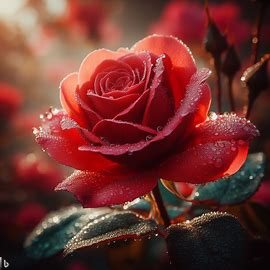
#> input picture images/roseflower.jpeg, 270 x 270 px, found by its file name; its folder holds only this picture in this run
$ jupyter execute 01_EDA.ipynb
#> lines starting #> are read from the running program, lines starting #| are printed output that depends on the picture
# 01 — Exploring Image Data (EDA)

**Seminar Nhận diện mẫu · Chapter 4 — Exploring Image Data**
**Notebook:** `notebooks/01_EDA.ipynb` · **Phạm vi:** Trực quan hóa và phân tích một ảnh mẫu

**Mục tiêu:** Hiểu cách ảnh được biểu diễn bằng các giá trị số, quan sát RGB/grayscale, tách ba kênh màu và dùng histogram để nhận xét về phân bố pixel.

| Phần | Nội dung | Kết quả |
|---|---|---|
| 01 | Introduction to Image EDA | Mục đích và giới hạn |
| 02 | Load & Visualize RGB Image | Thí nghiệm 1 |
| 03 | Grayscale Conversion | Thí nghiệm 2 |
| 04 | RGB Channel Visualization | Thí nghiệm 3 |
| 05 | Image Histogram Analysis | Thí nghiệm 4–5 |
| 06 | EDA Insights & Conclusions | Nhận xét và kết luận |

<br>

> **Nguồn:** Vijaya Kumar Suda (2024), *Data Labeling in Machine Learning with Python*, Chapter 4, trang PDF 2–13, các Hình 4.1–4.5. Tham khảo code tác giả: [PacktPublishing/Ch04](https://github.com/PacktPublishing/Data-Labeling-in-Machine-Learning-with-Python/tree/main/code/Ch04).
> Nội dung notebook này **không bao gồm** segmentation/HOG, resize/normalization/augmentation.

## 01. Introduction to Image EDA

**EDA (Exploratory Data Analysis)** là quá trình tìm hiểu dữ liệu trước khi đưa vào mô hình.

Với ảnh, EDA thường trả lời:
- Kích thước ảnh, số kênh màu và kiểu dữ liệu là gì?
- Giá trị màu và độ sáng phân bố ra sao?
- Có dấu hiệu bất thường cần kiểm tra không?
- Nên giữ RGB hay chuyển grayscale cho bài toán cụ thể?

**Giới hạn của notebook:** Chúng ta chỉ khảo sát **một ảnh hoa hồng**. Không thể dùng một ảnh để kết luận về mất cân bằng lớp, ảnh ngoại lệ hay chất lượng của *toàn bộ tập dữ liệu*.

**Quy trình:** Đọc ảnh → Kiểm tra cấu trúc → Trực quan hóa → Phân tích histogram → Rút ra nhận xét.

[cell 1]
from pathlib import Path
import numpy as np
import matplotlib.pyplot as plt
from PIL import Image

# Notebook có thể được chạy từ thư mục gốc hoặc từ notebooks/.
# Tìm gốc repo theo vị trí ảnh mẫu đã được chia sẻ.
project_root = next(
    (folder for folder in [Path.cwd().resolve(), *Path.cwd().resolve().parents]
     if (folder / 'images' / 'roseflower.jpeg').is_file()
     and (folder / 'notebooks').is_dir()),
    None
)
if project_root is None:
    raise FileNotFoundError(
        'Không tìm thấy gốc dự án. Hãy mở toàn bộ thư mục PR_Seminar_Chapter04 '
        'bằng VS Code và giữ ảnh images/roseflower.jpeg.'
    )

image_path = project_root / 'images' / 'roseflower.jpeg'
OUTPUT_DIR = project_root / 'outputs' / 'thien'
OUTPUT_DIR.mkdir(parents=True, exist_ok=True)
plt.rcParams['figure.dpi'] = 115
print('Project root:', project_root)
print('Ảnh đang sử dụng:', image_path)
print('Kết quả được lưu tại:', OUTPUT_DIR)

## 02. Load & Visualize RGB Image — Thí nghiệm 1

**Mục đích:** Đọc ảnh màu, kiểm tra cấu trúc và hiển thị ảnh.

- `Image.open()` đọc ảnh bằng Pillow (PIL).
- `.convert('RGB')` bảo đảm ảnh có ba kênh R, G, B.
- `np.asarray()` chuyển ảnh thành mảng số để phân tích từng pixel.
- `plt.imshow()` hiển thị ảnh.

Một ảnh RGB có cấu trúc **`(height, width, 3)`**. Với ảnh RGB kiểu `uint8`, mỗi kênh có giá trị từ **0 đến 255**.

*Nguồn đối chiếu: Chapter 4, trang PDF 6–7, Hình 4.1.*

[cell 2]
img = Image.open(image_path).convert('RGB')
#> img is the input picture: PIL image 270x270 RGB; mean R, G, B 112.1, 52.3, 48
img_array = np.asarray(img)
height, width, channels = img_array.shape
#> height = 270; width = 270; channels = 3

assert channels == 3 and img_array.dtype == np.uint8
print(f'Kích thước (rộng × cao): {width} × {height} pixel')
#| Kích thước (rộng × cao): 270 × 270 pixel
print(f'Shape của mảng: {img_array.shape} (height, width, channels)')
#| Shape của mảng: (270, 270, 3) (height, width, channels)
print(f'Kiểu dữ liệu: {img_array.dtype}')
#| Kiểu dữ liệu: uint8
print(f'Giá trị pixel đầu tiên [R,G,B]: {img_array[0, 0].tolist()}')
#| Giá trị pixel đầu tiên [R,G,B]: [228, 223, 204]

fig, ax = plt.subplots(figsize=(5, 4.5))
ax.imshow(img_array)
ax.set_title('Original RGB image')
ax.axis('off')
plt.tight_layout()
plt.show()

**Quan sát cần rút ra:** Hình ảnh màu chính là kết quả kết hợp ba ma trận giá trị R, G, B. Cùng một pixel được mô tả bằng **ba số**, không phải một màu “có sẵn” trong bộ nhớ máy tính.

## 03. Grayscale Conversion — Thí nghiệm 2

**Mục đích:** Chuyển ảnh RGB sang ảnh mức xám và so sánh trực quan.

- `img.convert('L')` **thực sự chuyển dữ liệu** sang ảnh mức xám 8-bit.
- `cmap='gray'` chỉ là **cách hiển thị** các giá trị số dưới dạng đen–trắng trong Matplotlib.
- Giá trị `0` tương ứng đen, `255` tương ứng trắng (với ảnh mức xám 8-bit).

**Đánh đổi:** Grayscale giữ thông tin sáng/tối nhưng mất thông tin màu. Tính hữu ích phụ thuộc bài toán.

*Nguồn đối chiếu: Chapter 4, trang PDF 8–9, Hình 4.2.*

[cell 3]
img_gray = img.convert('L')
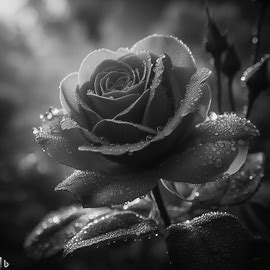
#> img_gray: PIL image 270x270 L; min 0, max 253, mean 69.7
gray_array = np.asarray(img_gray)
assert gray_array.ndim == 2

print('RGB shape:', img_array.shape)
#| RGB shape: (270, 270, 3)
print('Grayscale shape:', gray_array.shape)
#| Grayscale shape: (270, 270)

fig, axes = plt.subplots(1, 2, figsize=(9, 4))
axes[0].imshow(img_array)
axes[0].set_title('RGB original')
axes[1].imshow(gray_array, cmap='gray', vmin=0, vmax=255)
axes[1].set_title('Grayscale')
for ax in axes:
    ax.axis('off')
fig.tight_layout()
fig.savefig(OUTPUT_DIR / '01_rgb_vs_grayscale.png', dpi=180, bbox_inches='tight')
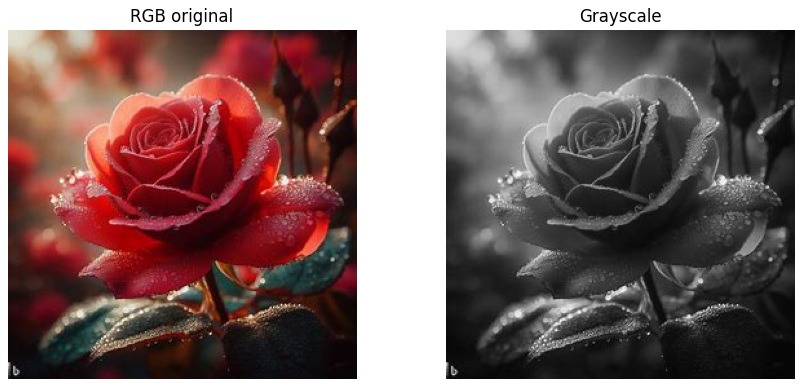
#> figure drawn by matplotlib, 2 panels
plt.show()

**Cách nhận xét:** Hình dạng bông hoa vẫn nhìn thấy được, nhưng màu đỏ/xanh không còn phân biệt bằng màu. Nếu tác vụ cần thông tin màu, grayscale có thể làm mất dữ liệu quan trọng.

## 04. RGB Channel Visualization — Thí nghiệm 3

**Mục đích:** Tách ảnh thành ba kênh riêng để xem mỗi kênh đóng góp gì.

- `img.split()` tạo ba ảnh kênh đơn R, G, B.
- Hiển thị từng kênh bằng `Reds`, `Greens`, `Blues`.
- Cố định thang `0–255` để việc so sánh nhất quán.

**Lưu ý:** Màu hiển thị do *colormap* quyết định. Đừng suy luận giá trị pixel cao/thấp chỉ từ “đỏ nhạt/đỏ đậm” nếu chưa nhìn thang màu hoặc giá trị số.

*Nguồn đối chiếu: Chapter 4, trang PDF 11–12, Hình 4.5.*

[cell 4]
r_img, g_img, b_img = img.split()
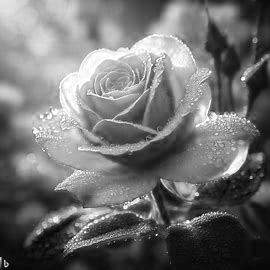
#> r_img: PIL image 270x270 L; min 0, max 255, mean 112.1
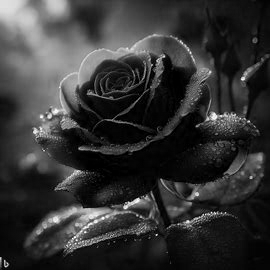
#> g_img: PIL image 270x270 L; min 0, max 255, mean 52.3
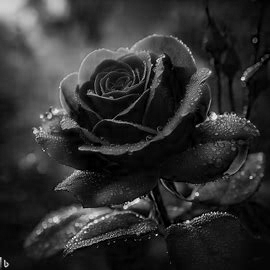
#> b_img: PIL image 270x270 L; min 0, max 244, mean 48
r_array = np.asarray(r_img)
g_array = np.asarray(g_img)
b_array = np.asarray(b_img)
channels_data = [r_array, g_array, b_array]

# Kiểm tra ba kênh ghép lại đúng bằng ảnh ban đầu.
assert np.array_equal(np.stack(channels_data, axis=-1), img_array)

fig, axes = plt.subplots(1, 4, figsize=(13.5, 3.5))
axes[0].imshow(img_array)
axes[0].set_title('Original RGB')
for ax, arr, cmap, title in zip(
    axes[1:], channels_data,
    ['Reds', 'Greens', 'Blues'], ['Red channel', 'Green channel', 'Blue channel']
):
    ax.imshow(arr, cmap=cmap, vmin=0, vmax=255)
    ax.set_title(title)
#> this loop made 3 passes
#> (cmap, title) on passes 1 to 3: ('Reds', 'Red channel'), ('Greens', 'Green channel'), ('Blues', 'Blue channel')
for ax in axes:
    ax.axis('off')
fig.tight_layout()
fig.savefig(OUTPUT_DIR / '02_rgb_channels.png', dpi=180, bbox_inches='tight')
plt.show()

for name, arr in zip(['R', 'G', 'B'], channels_data):
    print(f'Kênh {name}: min={arr.min():3d}, max={arr.max():3d}, trung bình={arr.mean():.1f}')
#> this loop made 3 passes
#| Kênh R: min=  0, max=255, trung bình=112.1
#| Kênh G: min=  0, max=255, trung bình=52.3
#| Kênh B: min=  0, max=244, trung bình=48.0

**Cách nhận xét:** So sánh vị trí sáng/tối giữa các kênh để biết những vùng ảnh mang cường độ đỏ, xanh lá, xanh dương cao hoặc thấp. Bảng min/max/trung bình cho phép kiểm tra bằng số, không chỉ bằng mắt.

## 05. Image Histogram Analysis — Thí nghiệm 4 & 5

Histogram biểu diễn **số pixel ở mỗi mức giá trị**.

- Trục X: giá trị pixel từ `0` đến `255`.
- Trục Y: số pixel ứng với giá trị đó.
- Bên trái: mức giá trị thấp; bên phải: mức giá trị cao.

**Thí nghiệm 4:** Histogram ảnh **grayscale** để xem phân bố độ sáng.
**Thí nghiệm 5 (mở rộng có chủ đích):** Ba histogram **R, G, B** để xem phân bố từng kênh màu.

> **Điểm cần sửa cách diễn giải trong ví dụ của sách:** `plt.hist(img_array.ravel(), bins=256)` gộp **cả ba kênh RGB** làm một phân bố. Nó **không phải** histogram độ sáng grayscale. Notebook này tách hai loại để tránh nhầm lẫn.

*Nguồn đối chiếu: Chapter 4, trang PDF 9–10, Hình 4.3 (biểu đồ pixel), và trang 11–12 (các kênh màu).*

[cell 5]
fig, axes = plt.subplots(1, 2, figsize=(13, 4.2))

# Thí nghiệm 4: histogram mức xám.
axes[0].hist(gray_array.ravel(), bins=256, range=(0, 256), color='0.35')
axes[0].set_title('Grayscale histogram')
axes[0].set_xlabel('Pixel intensity (0–255)')
axes[0].set_ylabel('Pixel count')
axes[0].set_xlim(0, 255)
axes[0].grid(alpha=0.2)

# Thí nghiệm 5: các histogram màu, mỗi kênh có height × width pixel.
for name, channel, color in [
    ('Red', r_array, 'red'),
    ('Green', g_array, 'green'),
    ('Blue', b_array, 'blue')
]:
    histogram = np.bincount(channel.ravel(), minlength=256)
    axes[1].plot(np.arange(256), histogram, color=color, label=name, linewidth=1.35)
#> this loop made 3 passes
axes[1].set_title('RGB channel histograms')
axes[1].set_xlabel('Channel intensity (0–255)')
axes[1].set_ylabel('Pixel count')
axes[1].set_xlim(0, 255)
axes[1].legend()
axes[1].grid(alpha=0.2)

fig.tight_layout()
fig.savefig(OUTPUT_DIR / '03_histograms.png', dpi=180, bbox_inches='tight')
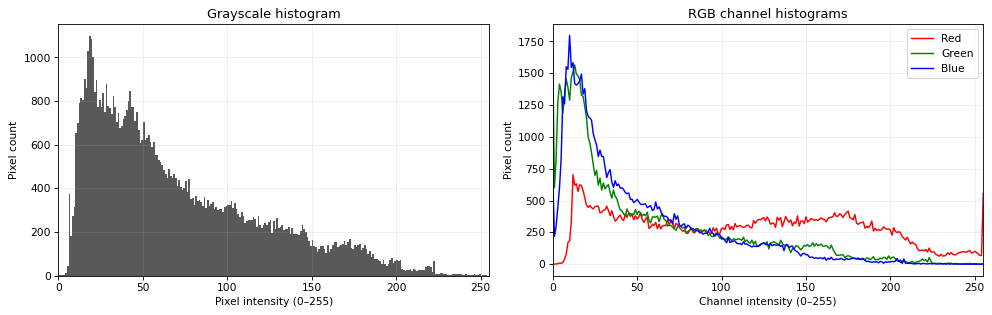
#> figure drawn by matplotlib, 2 panels; panel 1: tallest bar 1099 high, from x = 18 to 19; panel 2: curve peaks at x = 12, y = 703; panel 2: curve peaks at x = 0, y = 1665; panel 2: curve peaks at x = 10, y = 1798
plt.show()

print(f'Grayscale: mean={gray_array.mean():.1f}, median={np.median(gray_array):.1f}, std={gray_array.std():.1f}')
#| Grayscale: mean=69.7, median=55.0, std=50.1
print('Số pixel trong mỗi histogram một kênh:', height * width)
#| Số pixel trong mỗi histogram một kênh: 72900

**Cách đọc kết quả:**

- Histogram grayscale cho biết ảnh có nhiều pixel sáng hay tối.
- Ba đường RGB cho biết cường độ màu phân bố khác nhau như thế nào.
- Giá trị trung bình là mô tả tổng quát; **không** đủ để xác định một ảnh “đẹp/xấu” hay kết luận mô hình sẽ hoạt động tốt.
- Histogram không mô tả **vị trí** của pixel. Hai ảnh có bố cục khác nhau vẫn có thể có histogram giống nhau.

## 06. EDA Insights & Conclusions

### Kết quả rút ra từ năm thí nghiệm

| Quan sát | Ý nghĩa |
|---|---|
| RGB có ba kênh, grayscale có một kênh | Chọn cách biểu diễn ảnh tùy nhu cầu bài toán |
| Có thể tách R, G, B và kiểm tra từng kênh | Phân tích màu thay vì chỉ nhìn ảnh bằng mắt |
| Histogram thể hiện phân bố pixel | Kiểm tra độ sáng và cường độ màu ở mức thống kê |
| Thông tin màu và độ sáng không giống nhau | Tránh đánh đồng histogram RGB với grayscale |

**Vai trò của EDA trước khi huấn luyện:** Giúp hiểu cấu trúc dữ liệu, kiểm tra các dấu hiệu cần xử lý và đưa ra lựa chọn tiền xử lý có cơ sở. EDA **không tự chứng minh** rằng một cách tiền xử lý sẽ làm mô hình tốt hơn; muốn biết điều đó cần thí nghiệm và đánh giá mô hình.

### Giới hạn & hướng mở rộng

- Notebook mới phân tích **một ảnh**; muốn phân tích bộ dữ liệu phải khảo sát nhiều ảnh và nhãn.
- Việc kiểm tra kích thước hàng loạt, ảnh lỗi, mất cân bằng lớp và tính hiệu quả của tiền xử lý nằm ngoài phạm vi năm thí nghiệm hiện tại.
- Segmentation/HOG thuộc phần Tiến; resize/normalization/augmentation thuộc phần Tú.

[cell 6]
# In tóm tắt có số liệu thực tế, không cần viết tay trước khi chạy.
print('=== EDA SUMMARY ===')
print(f'Nguồn ảnh: {image_path.name}')
print(f'Ảnh RGB: {width} × {height}, {channels} kênh, dtype={img_array.dtype}')
#| Ảnh RGB: 270 × 270, 3 kênh, dtype=uint8
print(f'Ảnh grayscale: {gray_array.shape}, mean intensity={gray_array.mean():.1f}/255')
#| Ảnh grayscale: (270, 270), mean intensity=69.7/255
print('Trung bình từng kênh RGB:',
      ', '.join(f'{label}={arr.mean():.1f}' for label, arr in zip(['R','G','B'], channels_data)))
#| Trung bình từng kênh RGB: R=112.1, G=52.3, B=48.0
print('Các hình xuất ra:')
for file in sorted(OUTPUT_DIR.glob('*.png')):
    print(' -', file.as_posix())
